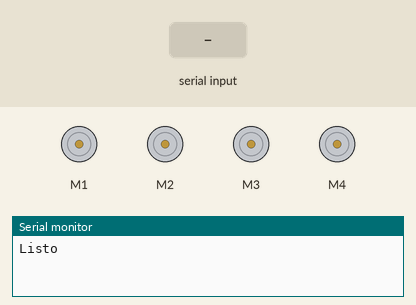
The sketch below on a simulated Arduino Mega 2560, built with avr-gcc and run on an emulated ATmega2560. On the bench: 4 × DC motor (green arrow = forward, orange = backward, longer = faster), the last lines printed to the serial monitor. Inputs (shaded band) come from the test bench.

Above: at 1.2 s.
1.3 s: "a" received over the second serial link
At 2.1 s:
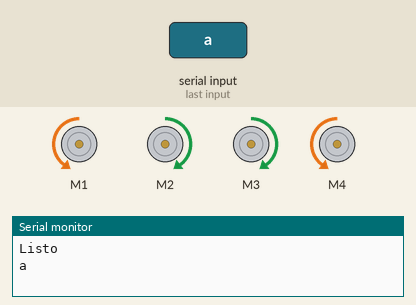
2.8 s: "A" received over the second serial link
At 3.2 s:
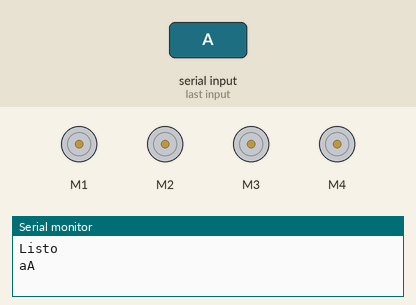
Timing chart, 0 to 5.8 s (numbered marks = the images above; inputs shaded):
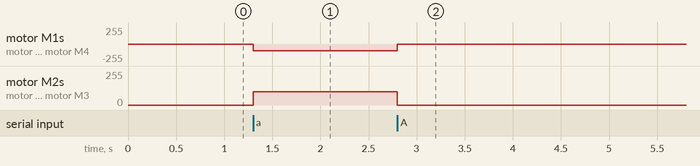

Measured:
- after the input at 1.3 s, motor M1, motor M4: stopped → backward 100/255 at once; motor M2, motor M3: stopped → forward 100/255 at once
- after the input at 2.8 s, motor M1, motor M4: backward 100/255 → stopped at once; motor M2, motor M3: forward 100/255 → stopped at once

The sketch:

BUENO_BUENO.ino
```cpp
#include <AFMotor.h>
#include <SoftwareSerial.h>


char dato = 0;
AF_DCMotor MotorA(1);
AF_DCMotor MotorB(2);
AF_DCMotor MotorC(3);
AF_DCMotor MotorD(4);

void setup() {
  // put your setup code here, to run once:
  Serial.begin(9600);		// comunicacion de monitor serial a 9600 bps
  Serial.println("Listo");	// escribe Listo en el monitor
  Serial3.begin(38400);
}

void loop() {
  // put your main code here, to run repeatedly:
  if (Serial3.available()){
    dato = Serial3.read();
    Serial.write(dato);
  }
  switch(dato){
    case 'a':
      MotorA.run(BACKWARD);
      MotorB.run(FORWARD);
      MotorC.run(FORWARD);
      MotorD.run(BACKWARD);
      MotorA.setSpeed(100);
      MotorB.setSpeed(100);
      MotorC.setSpeed(100);
      MotorD.setSpeed(100);
      break;
    case 'A':
    MotorA.run(RELEASE);
    MotorB.run(RELEASE);
    MotorC.run(RELEASE);
    MotorD.run(RELEASE);
      break;
    }
}
```
